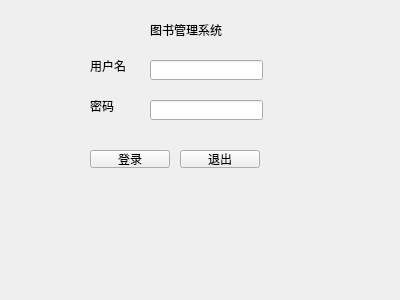
<?xml version="1.0" encoding="UTF-8"?>
<ui version="4.0">
 <class>login</class>
 <widget class="QWidget" name="login">
  <property name="geometry">
   <rect>
    <x>0</x>
    <y>0</y>
    <width>400</width>
    <height>300</height>
   </rect>
  </property>
  <property name="windowTitle">
   <string>Form</string>
  </property>
  <widget class="QPushButton" name="pushButton">
   <property name="geometry">
    <rect>
     <x>90</x>
     <y>150</y>
     <width>80</width>
     <height>18</height>
    </rect>
   </property>
   <property name="text">
    <string>登录</string>
   </property>
  </widget>
  <widget class="QPushButton" name="pushButton_3">
   <property name="geometry">
    <rect>
     <x>180</x>
     <y>150</y>
     <width>80</width>
     <height>18</height>
    </rect>
   </property>
   <property name="text">
    <string>退出</string>
   </property>
  </widget>
  <widget class="QLabel" name="label">
   <property name="geometry">
    <rect>
     <x>150</x>
     <y>20</y>
     <width>81</width>
     <height>20</height>
    </rect>
   </property>
   <property name="text">
    <string>图书管理系统</string>
   </property>
  </widget>
  <widget class="QLabel" name="label_2">
   <property name="geometry">
    <rect>
     <x>90</x>
     <y>60</y>
     <width>40</width>
     <height>12</height>
    </rect>
   </property>
   <property name="text">
    <string>用户名</string>
   </property>
  </widget>
  <widget class="QLabel" name="label_3">
   <property name="geometry">
    <rect>
     <x>90</x>
     <y>100</y>
     <width>40</width>
     <height>12</height>
    </rect>
   </property>
   <property name="text">
    <string>密码</string>
   </property>
  </widget>
  <widget class="QLineEdit" name="lineEdit">
   <property name="geometry">
    <rect>
     <x>150</x>
     <y>60</y>
     <width>113</width>
     <height>20</height>
    </rect>
   </property>
  </widget>
  <widget class="QLineEdit" name="lineEdit_2">
   <property name="geometry">
    <rect>
     <x>150</x>
     <y>100</y>
     <width>113</width>
     <height>20</height>
    </rect>
   </property>
  </widget>
 </widget>
 <resources/>
 <connections/>
</ui>
